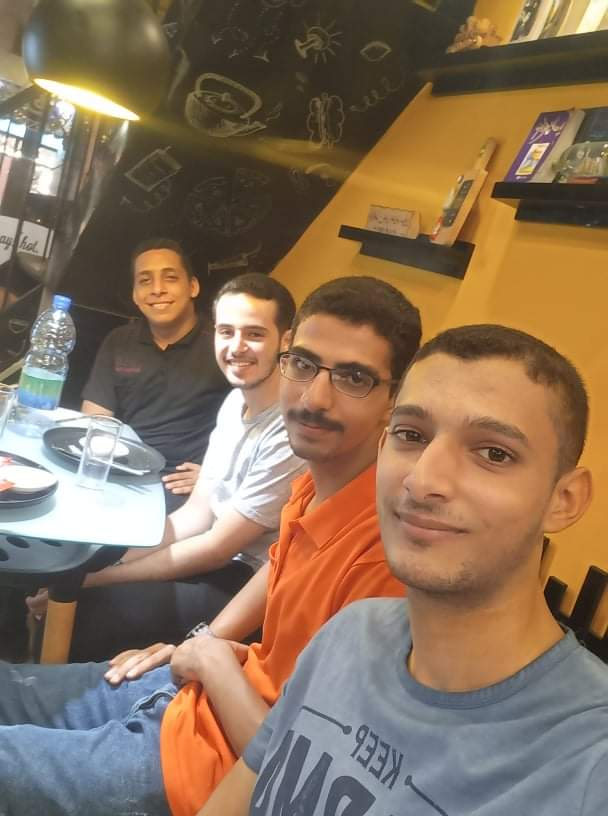
#> input picture face_detection/test_image/m1.jpeg, 608 x 816 px; its folder holds only this picture in this run
$ python openCV.py
#> lines starting #> are read from the running program, lines starting #| are printed output that depends on the picture
from __future__ import annotations

import argparse
import time
from pathlib import Path

PROJECT_ROOT = Path(__file__).resolve().parents[1]
DEFAULT_IMAGE_DIR = PROJECT_ROOT / "test_image"


def get_image_paths(directory: Path) -> list[Path]:
    return sorted(path for path in directory.iterdir() if path.suffix.lower() in {".jpg", ".jpeg", ".png", ".bmp", ".webp"})


def show_face_detection(image, faces, elapsed_time: float, count: int) -> None:
    import cv2
    import matplotlib.pyplot as plt
    from matplotlib.patches import Rectangle

    plt.imshow(cv2.cvtColor(image, cv2.COLOR_BGR2RGB))
    ax = plt.gca()
    for x, y, width, height in faces:
        ax.add_patch(Rectangle((x, y), width, height, fill=False, color="red"))
    plt.text(10, -10, f"Elapsed time: {elapsed_time:.2f} seconds, {count} faces", fontsize=12, color="blue")
    plt.show()


def build_parser() -> argparse.ArgumentParser:
    parser = argparse.ArgumentParser(description="Legacy OpenCV Haar cascade image demo.")
    parser.add_argument("--images", default=str(DEFAULT_IMAGE_DIR), help="Directory containing demo images.")
    return parser


def main() -> None:
    global cv2
    import cv2

    args = build_parser().parse_args()
    image_dir = Path(args.images).expanduser()
    if not image_dir.exists():
        raise SystemExit(f"Image directory not found: {image_dir}")

    face_cascade = cv2.CascadeClassifier(cv2.data.haarcascades + "haarcascade_frontalface_default.xml")
    if face_cascade.empty():
        raise SystemExit("Could not load OpenCV Haar cascade.")

    for image_path in get_image_paths(image_dir):
        start_time = time.time()
        image = cv2.imread(str(image_path))
#> image is the input picture: shape (816, 608, 3); mean B, G, R 90.7, 113.5, 137.7
        if image is None:
            print(f"Skipping invalid image: {image_path}")
            continue
        gray = cv2.cvtColor(image, cv2.COLOR_BGR2GRAY)
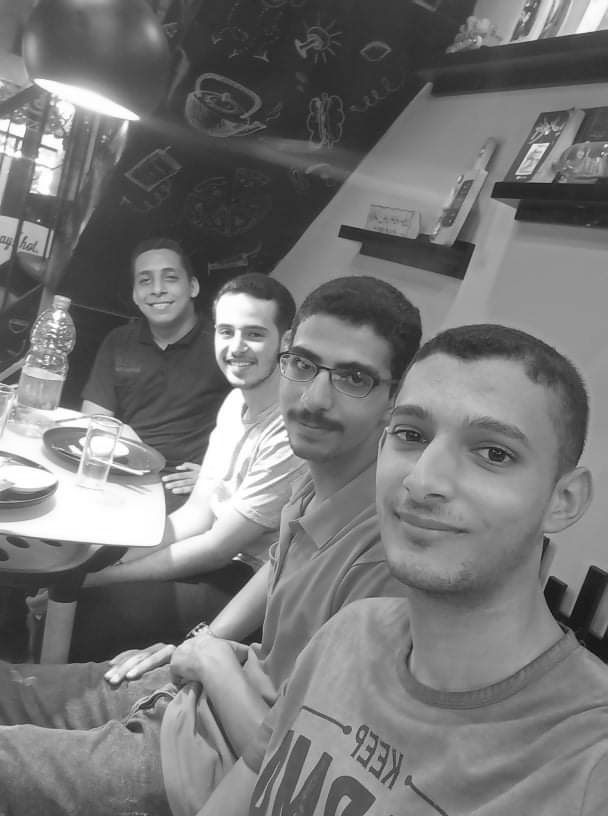
#> gray: shape (816, 608); min 10, max 255, mean 118.2
        faces = face_cascade.detectMultiScale(gray, scaleFactor=1.05, minNeighbors=5, minSize=(20, 20))
#> faces = [[123, 250, 72, 72], [200, 301, 79, 79], [251, 315, 152, 152], [330, 355, 232, 232]]
        show_face_detection(image, faces, time.time() - start_time, len(faces))
#> the loop in show_face_detection, `for x, y, width, height in faces:` made 4 passes
#> in show_face_detection, `plt.show()`:
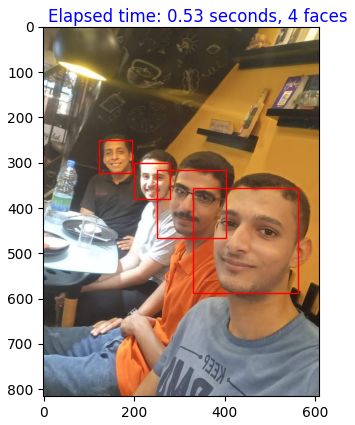
#> figure drawn by matplotlib, 1 panel

    cv2.destroyAllWindows()


if __name__ == "__main__":
    main()

$ run again, on face_detection/test_image/m4.jpg
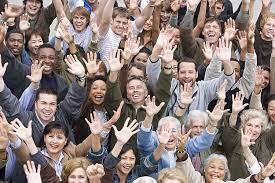
#> input picture face_detection/test_image/m4.jpg, 275 x 183 px
#> in main, image is the input picture: shape (183, 275, 3); mean B, G, R 121.4, 125.4, 139.4
#> in main, `gray = cv2.cvtColor(image, cv2.COLOR_BGR2GRAY)`:
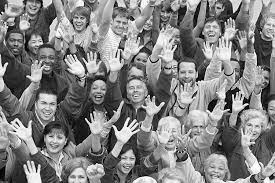
#> gray: shape (183, 275); min 0, max 255, mean 129.1
#> faces = [[3, 31, 25, 25], [174, 62, 25, 25], [86, 78, 25, 25], [123, 77, 26, 26], [34, 93, 28, 28], [157, 118, 30, 30], [42, 126, 27, 27]]
#> the loop in show_face_detection, `for x, y, width, height in faces:` made 7 passes
#> in show_face_detection, `plt.show()`:
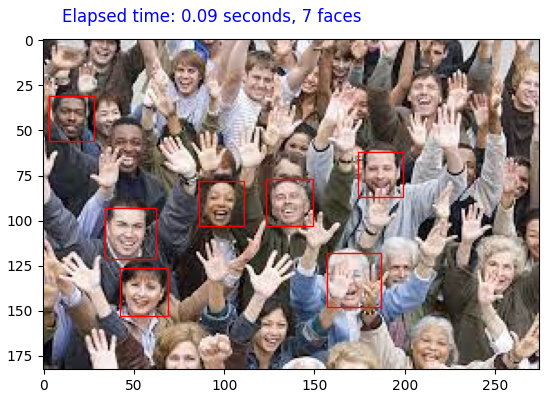
#> figure drawn by matplotlib, 1 panel

$ run again, on face_detection/test_image/m5.jpg
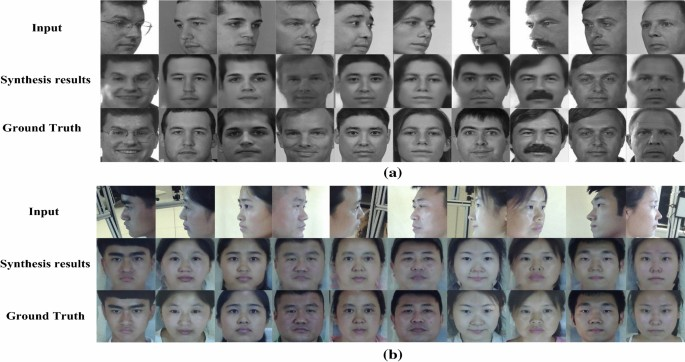
#> input picture face_detection/test_image/m5.jpg, 685 x 362 px
#> in main, image is the input picture: shape (362, 685, 3); mean B, G, R 149.6, 149.3, 148.7
#> faces = 50 rows, first 6: [517, 5, 48, 48], [161, 57, 57, 57], [462, 4, 50, 50], [162, 112, 51, 51], [101, 291, 50, 50], [573, 113, 48, 48]
#> the loop in show_face_detection, `for x, y, width, height in faces:` made 50 passes
#> in show_face_detection, `plt.show()`:
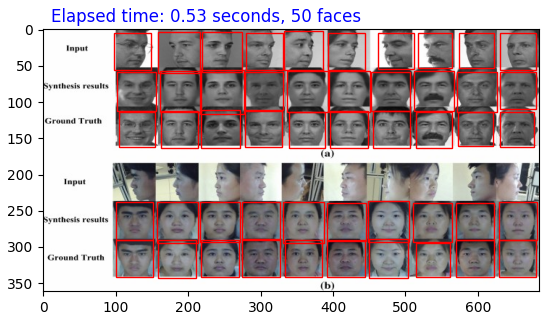
#> figure drawn by matplotlib, 1 panel

$ run again, on face_detection/test_image/m6.jpg
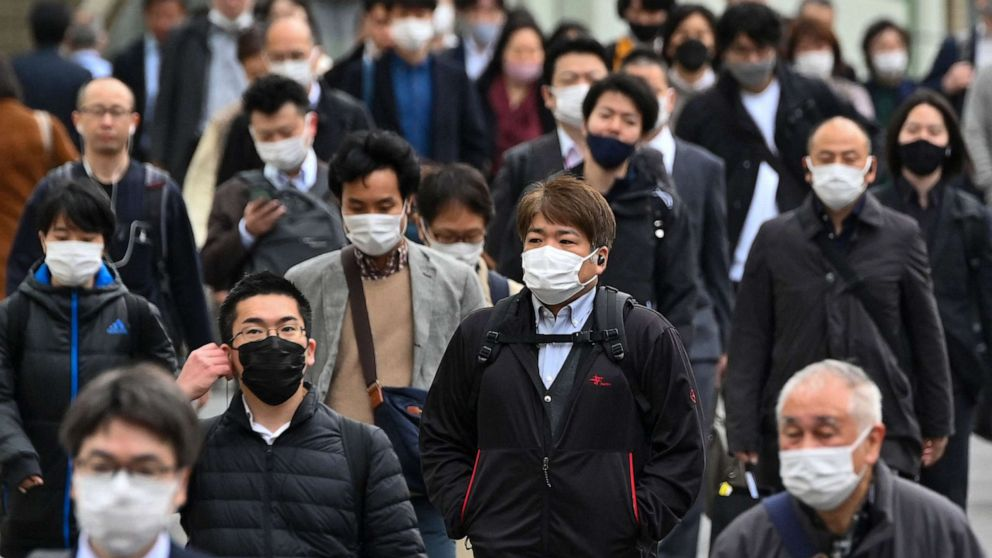
#> input picture face_detection/test_image/m6.jpg, 992 x 558 px
#> in main, image is the input picture: shape (558, 992, 3); mean B, G, R 70.6, 70.1, 75.6
#> in main, `gray = cv2.cvtColor(image, cv2.COLOR_BGR2GRAY)`:
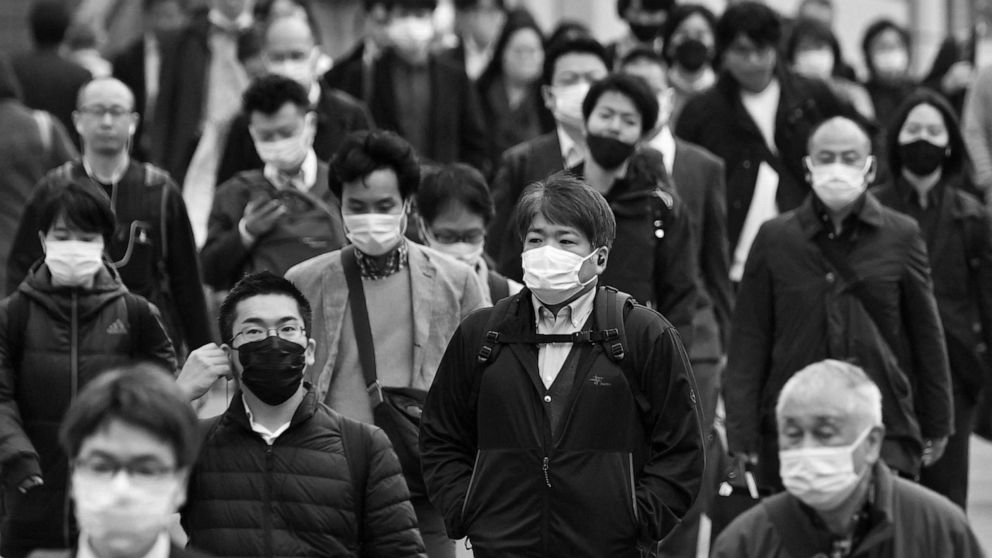
#> gray: shape (558, 992); min 0, max 255, mean 71.8
#> faces = [[499, 30, 50, 50], [69, 83, 77, 77], [674, 341, 57, 57], [894, 106, 60, 60], [583, 90, 69, 69], [797, 128, 82, 82], [62, 422, 127, 127]]
#> the loop in show_face_detection, `for x, y, width, height in faces:` made 7 passes
#> in show_face_detection, `plt.show()`:
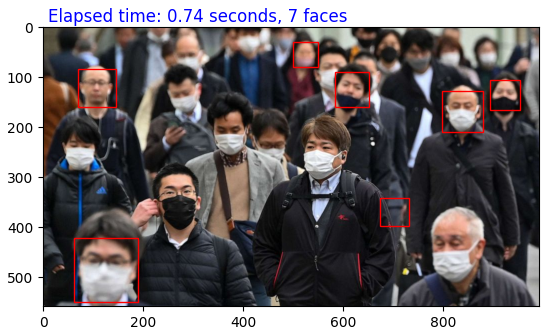
#> figure drawn by matplotlib, 1 panel

$ run again, on face_detection/test_image/m10.jpeg
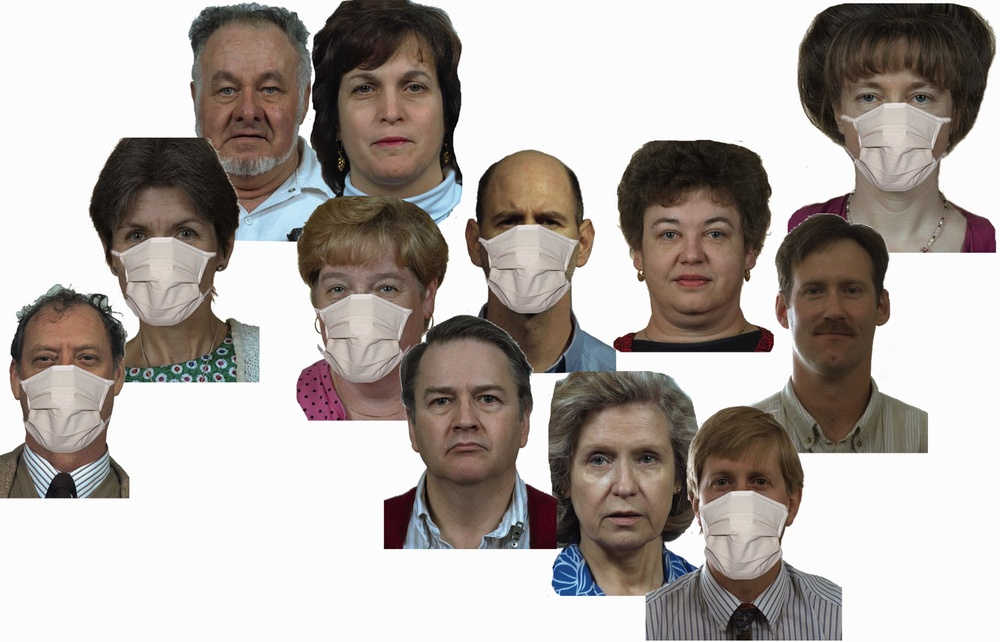
#> input picture face_detection/test_image/m10.jpeg, 1000 x 642 px, shrunk from 2500 x 1605 before the run
#> in main, image is the input picture: shape (642, 1000, 3); mean B, G, R 165.8, 170.3, 177.4
#> in main, `gray = cv2.cvtColor(image, cv2.COLOR_BGR2GRAY)`:
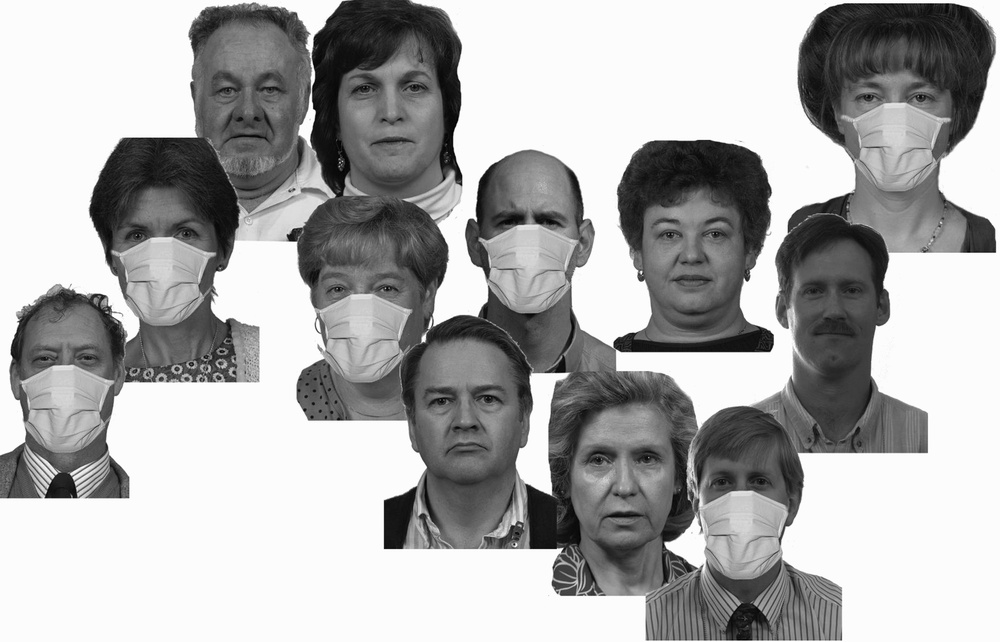
#> gray: shape (642, 1000); min 0, max 255, mean 171.9
#> faces = [[628, 184, 126, 126], [782, 250, 102, 102], [403, 349, 124, 124], [328, 40, 125, 125], [189, 41, 119, 119], [556, 407, 135, 135], [465, 174, 130, 130], [99, 187, 126, 126], [5, 315, 122, 122], [294, 241, 132, 132]]
#> the loop in show_face_detection, `for x, y, width, height in faces:` made 10 passes
#> in show_face_detection, `plt.show()`:
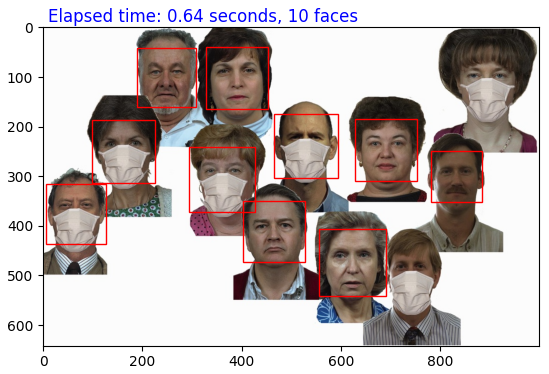
#> figure drawn by matplotlib, 1 panel
